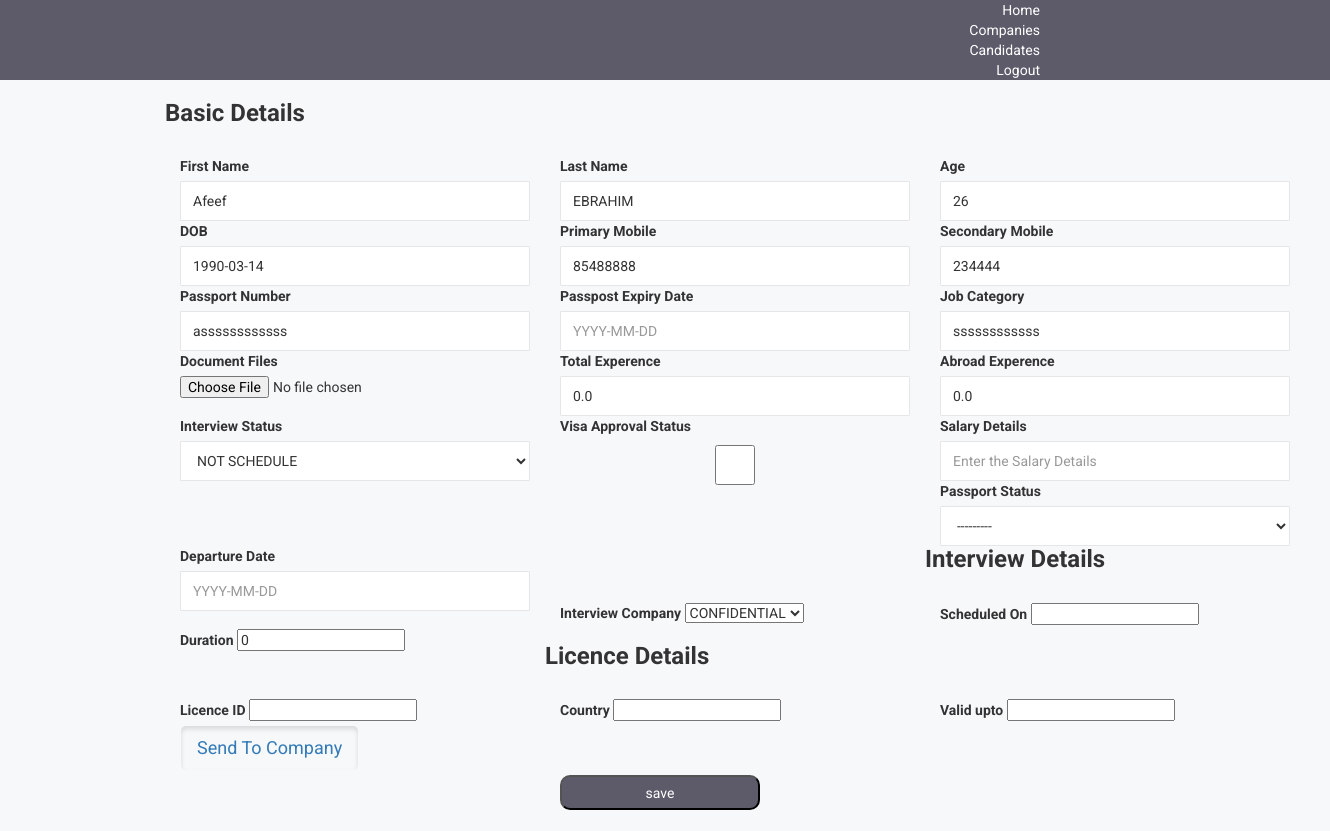
Screenshot of /candidate/1/edit with the database file from the repository.
### app/models.py (models this page shows)
class Candidate(models.Model):
	status = (('schedule', 'SCHEDULE'),
				 ('not_schedule', ' NOT SCHEDULE'),
				 ('completed', 'COMPLETED'),
				 ('seleted', 'SELECTED')
				 )
	passport =  (('collected', 'COLLECTED'),
				 ('not_collected', ' NOT COLLECTED')
				 )
	salary_type =  (('per_month', 'MONTHLY'),
				 ('per_annum', 'YEARLY')
				 )
	first_name = models.CharField(max_length=100)
	last_name = models.CharField(max_length=100)
	primary_mob_no = models.CharField(max_length=15)
	secondary_mob_no = models.CharField(max_length=15, null=True, blank=True)
	age = models.IntegerField()
	dob = models.DateField()
	passport_no = models.CharField(max_length=100, null=True, blank=True)
	passport_expery_date = models.DateField(null=True, blank=True)
	driving_license = models.ManyToManyField(DrvingLicence, null=True, blank=True)
	job_category = models.CharField(max_length=100, null=True, blank=True)
	total_experence = models.FloatField(default=0.0, null=True, blank=True)
	abroad_experence = models.FloatField(default=0.0, null=True, blank=True)
	document_files = models.FileField(blank=True)
	interview  = models.ForeignKey(Interview, on_delete=models.CASCADE, null=True, blank=True)
	interview_status = models.CharField(max_length=40, default = 'not_schedule', choices = status, null=True, blank=True)
	visa_approval_status = models.BooleanField(default=False)
	salary_details = models.TextField(null=True, blank=True)
	passport_status = models.CharField(max_length=40, choices = passport, null=True, blank=True)
	departure_date = models.DateField(null=True, blank=True)

### app/views.py (the view, shortened to what this page needs)
# urls.py: path('candidate/<int:candidate_id>/edit', CandidateEditView.as_view(), name="candidate_edit"),
class CandidateEditView(UpdateView):
    template_name = 'app/candidate_save.html'
    model = Candidate
    form_class = CandidateForm
    pk_url_kwarg = 'candidate_id'
    def get_context_data(self, *args, **kwargs):
        context = super(CandidateEditView, self).get_context_data(*args, **kwargs)
        return context
    def get_initial(self):
        initial = super(CandidateEditView, self).get_initial()
        initial["company"] = self.object.interview.company.company_name
        initial["scheduled_on"] = self.object.interview.scheduled_on
        initial["duration_in_min"] = self.object.interview.duration_in_min
        try:
            dr_licence = self.object.driving_license.all()[0]
            initial["licence_id"] = dr_licence.licence_id
            initial["country"] = dr_licence.country
            initial["valid_up_to"] = dr_licence.valid_up_to
        except IndexError:
            pass
        return initial

### app/templates/app/candidate_save.html (shortened to what this page needs)
{% extends "base.html" %}
{% block body_block %}
<form method="post" style = "padding: 20px; padding-left: 150px;">
<div class="container">
  	<h3>Basic Details</h3><br/>
   <div class="form-row">
    <div class="col-md-4 mb-3">
      <label>First Name</label>
      {{ form.first_name }}
    </div>
    <div class="col-md-4 mb-3">
      <label>Last Name</label>
      {{ form.last_name }}
    </div>
    <div class="col-md-4 mb-3">
      <label>Age</label>
      {{ form.age }}
    </div>
  </div>
   <div class="form-row">
    <div class="col-md-4 mb-3">
      <label>DOB</label>
      {{ form.dob }}
    </div>
    <div class="col-md-4 mb-3">
      <label>Primary Mobile</label>
      {{ form.primary_mob_no }}
    </div>
    <div class="col-md-4 mb-3">
      <label>Secondary Mobile</label>
      {{ form.secondary_mob_no }}
    </div>
  </div>
  <div class="form-row">
    <div class="col-md-4 mb-3">
      <label>Passport Number</label>
      {{ form.passport_no }}
    </div>
    <div class="col-md-4 mb-3">
      <label>Passpost Expiry Date</label>
      {{ form.passport_expery_date }}
    </div>
    <div class="col-md-4 mb-3">
      <label>Job Category</label>
      {{ form.job_category }}
    </div>
  </div>
  <div class="form-row">
    <div class="col-md-4 mb-3">
      <label>Document Files</label>
      {{ form.document_files }}
    </div>
    <div class="col-md-4 mb-3">
      <label>Total Experence</label>
      {{ form.total_experence }}
    </div>
    <div class="col-md-4 mb-3">
      <label>Abroad Experence</label>
      {{ form.abroad_experence }}
    </div>
  </div>
  <div class="form-row">
    <div class="col-md-4 mb-3">
      <label>Interview Status</label>
      {{ form.interview_status }}
    </div>
    <div class="col-md-4 mb-3">
      <label>Visa Approval Status</label>
      {{ form.visa_approval_status }}
    </div>
    <div class="col-md-4 mb-3">
      <label>Salary Details</label>
      {{ form.salary_details }}
    </div>
  </div>
  <div class="form-row">
    <div class="col-md-4 mb-3">
      <label>Passport Status</label>
      {{ form.passport_status }}
    </div>
    <div class="col-md-4 mb-3">
      <label>Departure Date</label>
      {{ form.departure_date }}
    </div>
    <div class="col-md-4 mb-3">
    </div>
  </div>
<br/><br/>
  	<h3>Interview Details</h3><br/>
   <div class="form-row">
    <div class="col-md-4 mb-3">
      <label>Interview Company</label>
      {{ form.intervew_company }}
    </div>
    <div class="col-md-4 mb-3">
      <label>Scheduled On</label>
      {{ form.scheduled_on }}
    </div>
    <div class="col-md-4 mb-3">
      <label>Duration</label>
      {{ form.duration_in_min }}
    </div>
  </div>
	<br/><br/>
  	<h3>Licence  Details</h3><br/>
   <div class="form-row">
    <div class="col-md-4 mb-3">
      <label>Licence ID</label>
      {{ form.licence_id }}
    </div>
    <div class="col-md-4 mb-3">
      <label>Country</label>
      {{ form.country }}
    </div>
    <div class="col-md-4 mb-3">
      <label>Valid upto</label>
      {{ form.valid_up_to }}
    </div>
  </div>
	<div class="form-row">
    <div class="col-md-4 mb-3">
         <a href={% url 'mailing' %} class="btn btn-secondary btn-lg active" role="button">Send To Company</a>
    </div>
    <div class="col-md-8 mb-8">
        <button type="candidate_save" style="
    width: 200px;
    height: 35px;
    margin-top: 50px;
    border-radius: 10px;
    color: #fff;
    background: #5d5b6a;
">save</button>
    </div>
    <div class="col-md-4 mb-3">
    </div>
</div>
</form>
{% endblock %}

### static/css/main.css (style rules this page uses)
html { color: #222; font-size: 1em; line-height: 1.4; }

### rows the page displays
Candidate: first_name "Afeef", last_name "EBRAHIM", age "26", dob "1990-03-14", primary_mob_no "85488888", secondary_mob_no "234444", passport_no "assssssssssss", job_category "ssssssssssss", total_experence "0.0", abroad_experence "0.0", interview_status "NOT SCHEDULE", passport_status "---------"
